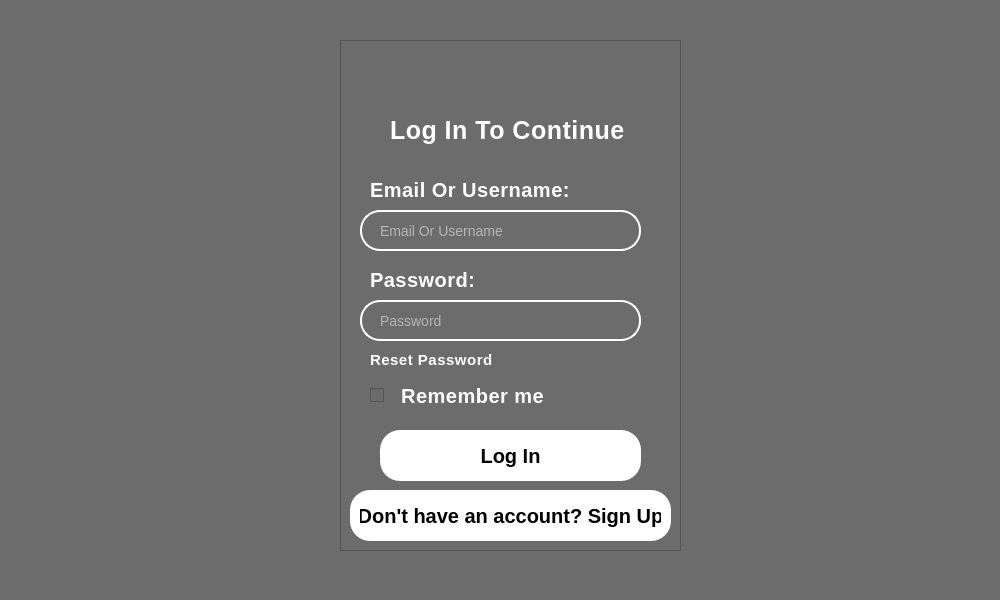
<?xml version="1.0" encoding="UTF-8"?>
<ui version="4.0">
 <class>Form</class>
 <widget class="QWidget" name="Form">
  <property name="geometry">
   <rect>
    <x>0</x>
    <y>0</y>
    <width>1000</width>
    <height>600</height>
   </rect>
  </property>
  <property name="windowTitle">
   <string>Form</string>
  </property>
  <property name="styleSheet">
   <string notr="true">background-color:rgb(108, 108, 108)</string>
  </property>
  <widget class="QLabel" name="label_2">
   <property name="geometry">
    <rect>
     <x>430</x>
     <y>50</y>
     <width>151</width>
     <height>61</height>
    </rect>
   </property>
   <property name="text">
    <string/>
   </property>
   <property name="pixmap">
    <pixmap>img/565210f00d0debfe7ebe356cabfcfdd7.png</pixmap>
   </property>
   <property name="scaledContents">
    <bool>true</bool>
   </property>
  </widget>
  <widget class="QLabel" name="label_3">
   <property name="geometry">
    <rect>
     <x>0</x>
     <y>0</y>
     <width>1001</width>
     <height>601</height>
    </rect>
   </property>
   <property name="text">
    <string/>
   </property>
   <property name="pixmap">
    <pixmap>../img/Spotify Theme Music Background Dark Bkg.png</pixmap>
   </property>
   <property name="scaledContents">
    <bool>true</bool>
   </property>
  </widget>
  <widget class="QLabel" name="label_4">
   <property name="geometry">
    <rect>
     <x>390</x>
     <y>100</y>
     <width>261</width>
     <height>61</height>
    </rect>
   </property>
   <property name="font">
    <font>
     <family>Tahoma</family>
     <pointsize>-1</pointsize>
     <bold>true</bold>
    </font>
   </property>
   <property name="styleSheet">
    <string notr="true"> color: white;
    font-size: 25px;
    font-weight: bold;
    letter-spacing: 0.5px;
</string>
   </property>
   <property name="text">
    <string>Log In To Continue</string>
   </property>
  </widget>
  <widget class="QListWidget" name="listWidget">
   <property name="geometry">
    <rect>
     <x>340</x>
     <y>40</y>
     <width>341</width>
     <height>511</height>
    </rect>
   </property>
   <property name="styleSheet">
    <string notr="true"/>
   </property>
  </widget>
  <widget class="QLineEdit" name="txt_email">
   <property name="geometry">
    <rect>
     <x>360</x>
     <y>210</y>
     <width>281</width>
     <height>41</height>
    </rect>
   </property>
   <property name="styleSheet">
    <string notr="true">border: 2px solid white;
border-radius: 20px;
padding: 10px 16px;
background-color: transparent;
 color: white;
 font-size: 14px;</string>
   </property>
   <property name="text">
    <string/>
   </property>
   <property name="placeholderText">
    <string>Email Or Username</string>
   </property>
  </widget>
  <widget class="QPushButton" name="btn_login">
   <property name="geometry">
    <rect>
     <x>380</x>
     <y>430</y>
     <width>261</width>
     <height>51</height>
    </rect>
   </property>
   <property name="styleSheet">
    <string notr="true"> background-color: white;
    color: black;
    border: none;
    border-radius: 20px;
    padding: 10px;
    font-weight: bold;
    font-size: 20px;
</string>
   </property>
   <property name="text">
    <string>Log In</string>
   </property>
  </widget>
  <widget class="QLineEdit" name="txt_password">
   <property name="geometry">
    <rect>
     <x>360</x>
     <y>300</y>
     <width>281</width>
     <height>41</height>
    </rect>
   </property>
   <property name="styleSheet">
    <string notr="true"> border: 2px solid white;
 border-radius: 20px;
 padding: 10px 16px;
background-color: transparent;
 color: white;
    font-size: 14px;</string>
   </property>
   <property name="text">
    <string/>
   </property>
   <property name="echoMode">
    <enum>QLineEdit::EchoMode::Password</enum>
   </property>
   <property name="placeholderText">
    <string>Password</string>
   </property>
  </widget>
  <widget class="QLabel" name="label">
   <property name="geometry">
    <rect>
     <x>600</x>
     <y>310</y>
     <width>31</width>
     <height>21</height>
    </rect>
   </property>
   <property name="text">
    <string/>
   </property>
   <property name="pixmap">
    <pixmap>img/eye-slash-solid.svg</pixmap>
   </property>
   <property name="scaledContents">
    <bool>true</bool>
   </property>
  </widget>
  <widget class="QLabel" name="label_5">
   <property name="geometry">
    <rect>
     <x>370</x>
     <y>180</y>
     <width>211</width>
     <height>20</height>
    </rect>
   </property>
   <property name="styleSheet">
    <string notr="true"> color: white;
    font-size: 20px;
    font-weight: bold;
    letter-spacing: 0.5px;</string>
   </property>
   <property name="text">
    <string>Email Or Username:</string>
   </property>
  </widget>
  <widget class="QLabel" name="label_6">
   <property name="geometry">
    <rect>
     <x>370</x>
     <y>270</y>
     <width>211</width>
     <height>20</height>
    </rect>
   </property>
   <property name="styleSheet">
    <string notr="true"> color: white;
    font-size: 20px;
    font-weight: bold;
    letter-spacing: 0.5px;</string>
   </property>
   <property name="text">
    <string>Password:</string>
   </property>
  </widget>
  <widget class="QCheckBox" name="checkBox">
   <property name="geometry">
    <rect>
     <x>370</x>
     <y>380</y>
     <width>191</width>
     <height>31</height>
    </rect>
   </property>
   <property name="styleSheet">
    <string notr="true"> color: white;
    font-size: 20px;
    font-weight: bold;
    letter-spacing: 0.5px;
</string>
   </property>
   <property name="text">
    <string>  Remember me</string>
   </property>
  </widget>
  <widget class="QLabel" name="label_7">
   <property name="geometry">
    <rect>
     <x>370</x>
     <y>350</y>
     <width>181</width>
     <height>20</height>
    </rect>
   </property>
   <property name="styleSheet">
    <string notr="true"> color: white;
    font-size: 15px;
    font-weight: bold;
    letter-spacing: 0.5px;</string>
   </property>
   <property name="text">
    <string>Reset Password</string>
   </property>
  </widget>
  <widget class="QPushButton" name="btn_eye">
   <property name="geometry">
    <rect>
     <x>590</x>
     <y>310</y>
     <width>41</width>
     <height>29</height>
    </rect>
   </property>
   <property name="styleSheet">
    <string notr="true">border:none;
background:none;</string>
   </property>
   <property name="text">
    <string/>
   </property>
   <property name="icon">
    <iconset>
     <normaloff>../img/eye-slash-solid.svg</normaloff>../img/eye-slash-solid.svg</iconset>
   </property>
  </widget>
  <widget class="QPushButton" name="btn_register">
   <property name="geometry">
    <rect>
     <x>350</x>
     <y>490</y>
     <width>321</width>
     <height>51</height>
    </rect>
   </property>
   <property name="styleSheet">
    <string notr="true"> background-color: white;
    color: black;
    border: none;
    border-radius: 20px;
    padding: 10px;
    font-weight: bold;
    font-size: 20px;</string>
   </property>
   <property name="text">
    <string>Don't have an account? Sign Up</string>
   </property>
  </widget>
  <zorder>label_3</zorder>
  <zorder>listWidget</zorder>
  <zorder>label_2</zorder>
  <zorder>label_4</zorder>
  <zorder>txt_email</zorder>
  <zorder>btn_login</zorder>
  <zorder>txt_password</zorder>
  <zorder>label</zorder>
  <zorder>label_5</zorder>
  <zorder>label_6</zorder>
  <zorder>checkBox</zorder>
  <zorder>label_7</zorder>
  <zorder>btn_eye</zorder>
  <zorder>btn_register</zorder>
 </widget>
 <resources/>
 <connections/>
</ui>
